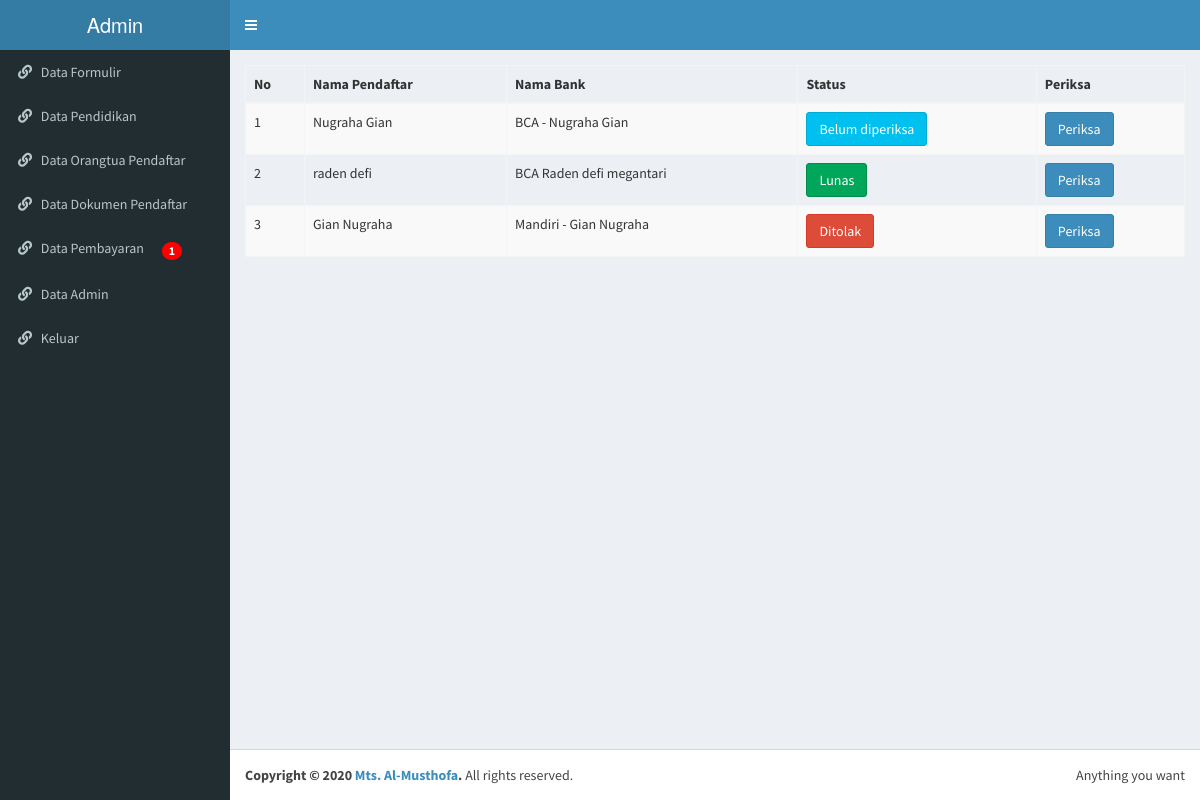
Page /admin/data_pembayaran.php (signed in) on the committed database.
### tables this page shows
CREATE TABLE `bukti_transfer` (
  `id` int(11) NOT NULL AUTO_INCREMENT,
  `id_pendaftar` int(11) NOT NULL,
  `nama_pendaftar` varchar(100) NOT NULL,
  `nama_bank` varchar(100) NOT NULL,
  `bukti_transfer` varchar(100) NOT NULL,
  `status` int(11) NOT NULL,
  PRIMARY KEY (`id`)
);

### admin/config/fungsi.php (called while the page is built, shortened)
<?php
function tampilpembayaran(){
	global $konek;
	$sql="SELECT * FROM bukti_transfer ORDER BY FIELD(status, '0', '1', '2')";
	$result=mysqli_query($konek,$sql) or die(mysqli_error($konek));
	return $result;
}
 ?>

### admin/data_pembayaran.php (the view, shortened to what this page needs)
<?php include 'head.php';
if(empty($_SESSION['id'])){ ?>
  <script>window.location.href='login.php'</script>
<?php }else{
$result=tampilpembayaran();
?>
<link rel="stylesheet" type="text/css" href="dt/css/dataTables.bootstrap.css">
<table class="table table-striped table-bordered">
  <thead>
    <tr>
      <th>No</th>
      <th>Nama Pendaftar</th>
      <th>Nama Bank</th>
      <th>Status</th>
      <th>Periksa</th>
    </tr>
  </thead>
      <tbody>
      <?php $no=1; $count=0; while ($row=mysqli_fetch_assoc($result)) {
      ?>
        <tr>
        <td><?= $no; ?></td>
        <td><?= $row['nama_pendaftar'] ?></td>
        <td><?= $row['nama_bank'] ?></td>
        <td><?php if($row['status']==1){ ?>
          <a class="btn btn-success">Lunas</a>
           <?php }else if($row['status']==2){?>
            <a class="btn btn-danger">Ditolak</a>
          <?php }else{ ?>
            <a class="btn btn-info"> Belum diperiksa</a>
          <?php } ?>
        </td>
        <td><a href="periksa_bayar.php?id=<?= $row['id_pendaftar']?>" class="btn btn-primary">Periksa</a></td>
        </tr>
        <?php $no++; }?>
      </tbody>
</table>
</head>
<?php }include 'foot.php'; ?>

### rows in the picture
bukti_transfer: nama_pendaftar "Nugraha Gian", nama_bank "BCA - Nugraha Gian", status "Belum diperiksa"
bukti_transfer: nama_pendaftar "raden defi", nama_bank "BCA Raden defi megantari", status "Lunas"
bukti_transfer: nama_pendaftar "Gian Nugraha", nama_bank "Mandiri - Gian Nugraha", status "Ditolak"

### other values in the picture
$count "1"
